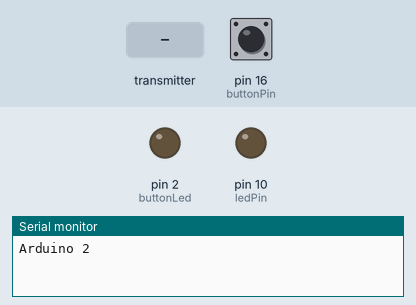
Bench run of a sketch on a simulated Arduino Uno, built with avr-gcc and run on an emulated ATmega328P. On the bench: output pins drawn as LEDs (lit = HIGH), the last lines printed to the serial monitor. The test bench sets the inputs (shaded band); at power-on: pin 16 (buttonPin) LOW. No radio packets arrive unless stated.

Above: at 1.2 s.
1.3 s: the transmitter starts sending dataIn = 256
At 1.8 s:
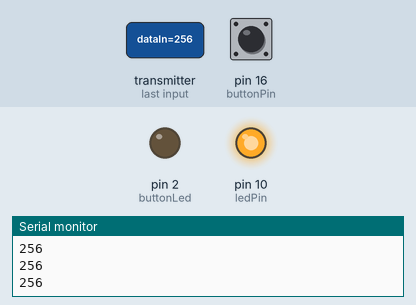
2.8 s: pin 16 (buttonPin) pulled HIGH for 0.15 s
At 2.91 s:
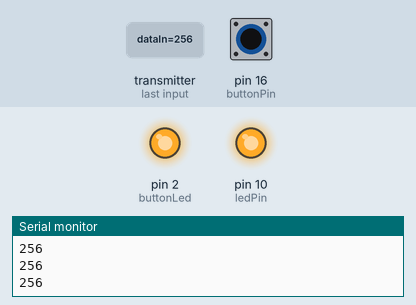
4.4 s: pin 16 (buttonPin) pulled HIGH for 3.2 s
At 8.3 s:
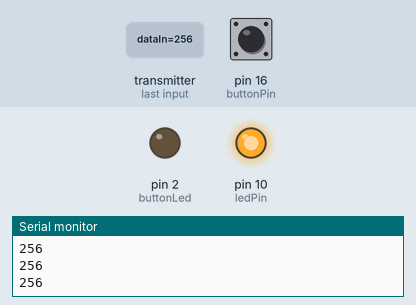
9.1 s: the transmitter starts sending dataIn = 0
At 10.0 s:
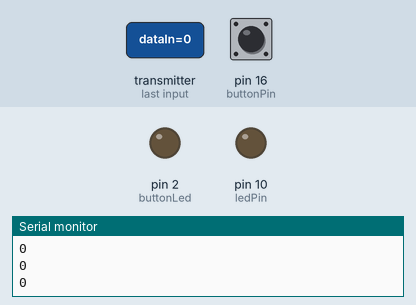
10.6 s: pin 16 (buttonPin) pulled HIGH for 1 s
At 11.0 s:
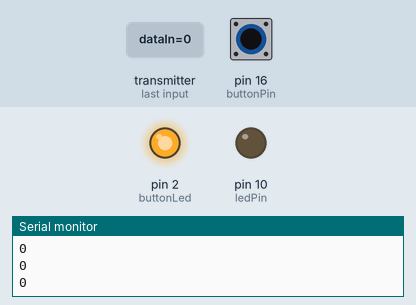
Timing chart, 0 to 13.6 s (numbered marks = the images above; inputs shaded):
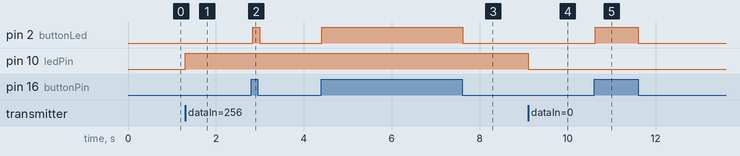

Measured:
- after the input at 1.3 s, pin 10 (ledPin): LOW → HIGH at once
- after the input at 2.8 s, pin 2 (buttonLed): LOW → HIGH at once, → LOW 0.16 s later
- after the input at 4.4 s, pin 2 (buttonLed): LOW → HIGH at once, → LOW 3.2 s later
- after the input at 9.1 s, pin 10 (ledPin): HIGH → LOW at once
- after the input at 10.6 s, pin 2 (buttonLed): LOW → HIGH at once, → LOW 0.98 s later

The sketch:

rf24_bi-dir_rx.ino
```cpp
/*
   Modified from code at: https://howtomechatronics.com/tutorials/arduino/arduino-wireless-communication-nrf24l01-tutorial/
  Arduino Wireless Communication Tutorial
      Example 2 - Receiver Code

  by Dejan Nedelkovski, www.HowToMechatronics.com

  Library: TMRh20/RF24, https://github.com/tmrh20/RF24/
*/

#include <nRF24L01.h>
#include <RF24.h>
//#include <Servo.h>

int buttonPin = 16; // LED interferes with INPUT_PULLUP (use external pullup/pulldown)
int buttonLed = 2;

// LED setup
int ledPin = 10;

// declare RF24 object
RF24 radio(5, 4); // radio(CE, CSN)
const byte addresses[][6] = {"00001", "00002"};
boolean buttonState = 0;

void setup() {
  pinMode(buttonPin, INPUT);
  pinMode(buttonLed, OUTPUT);
  pinMode(ledPin, OUTPUT);

  radio.begin();
  radio.openWritingPipe(addresses[0]); // 00002
  radio.openReadingPipe(1, addresses[1]); // 00001
  // power levels: RF24_PA_MIN, RF24_PA_LOW, RF24_PA_HIGH and RF24_PA_MAX
  radio.setPALevel(RF24_PA_HIGH);
  radio.setChannel(2);  // number between 0-124

  Serial.begin(9600);
  Serial.println("Arduino 2");
}

void loop() {
  delay(5);
  radio.startListening();
  if ( radio.available()) {
    while (radio.available()) {
      int dataIn = 0;
      radio.read(&dataIn, sizeof(dataIn));
      Serial.println(dataIn);

      // PWM control of ESP 32 pins using ledc
      // ledcWrite(ledChannel, dataIn);
      analogWrite(ledPin, dataIn);
    }

    delay(5);
    // going into Transmit mode
    radio.stopListening();
    // send the digital input pin value
    buttonState = digitalRead(buttonPin);
    digitalWrite(buttonLed, buttonState);
    radio.write(&buttonState, sizeof(buttonState));
  }
}
```
